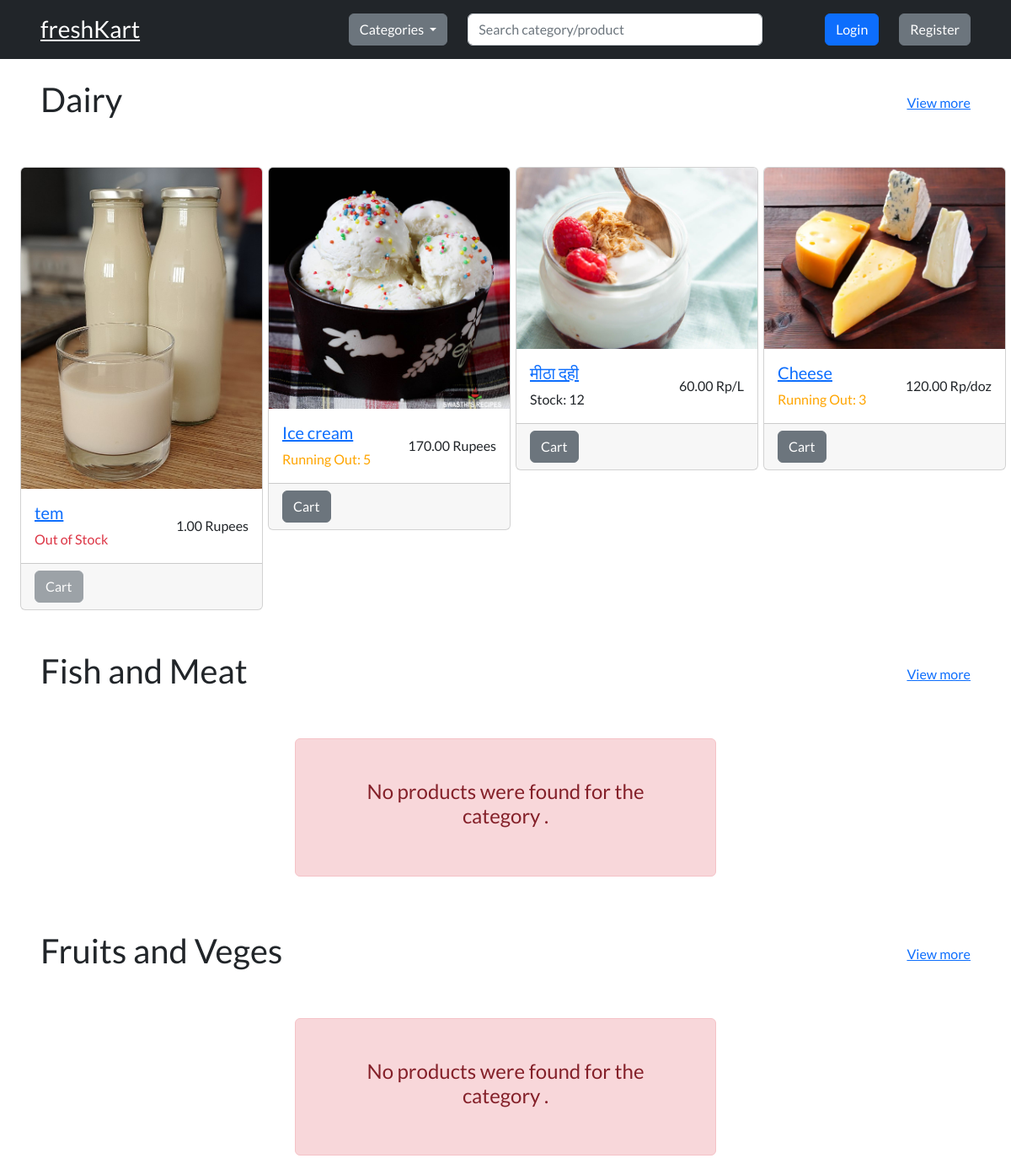
Before: / with the older database file.
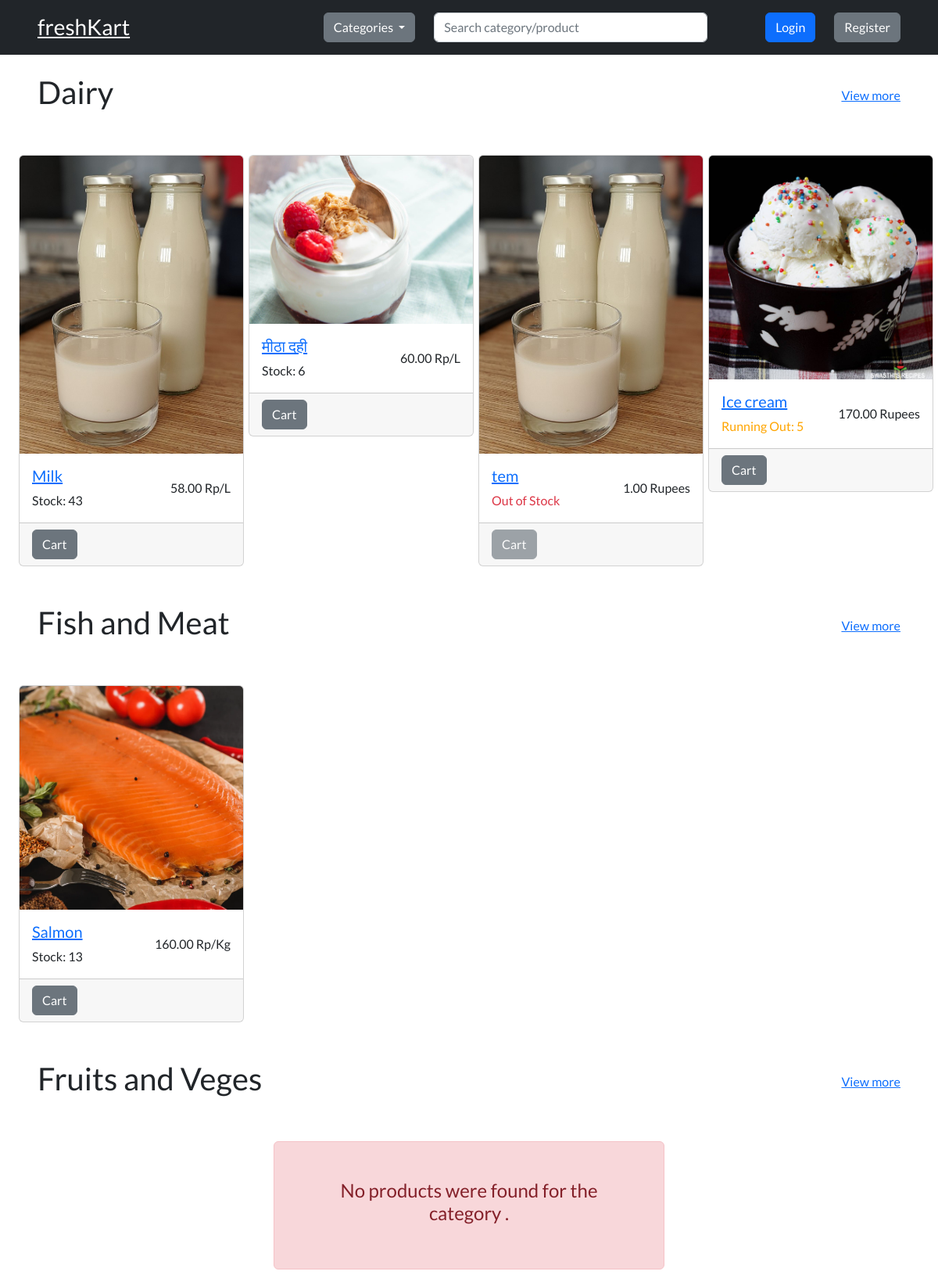
After: the same page with the newer database file.
### models/category.py (models this page shows, shortened)
class Category(db.Model):
    id = db.Column(db.Integer, primary_key=True)
    name = db.Column(db.String(200), nullable=False)
    created_at = db.Column(db.DateTime, default=datetime.utcnow())
    updated_at = db.Column(
        db.DateTime, default=datetime.utcnow(), onupdate=datetime.utcnow()
    )

### models/product.py (models this page shows, shortened)
class Product(db.Model):
    id = db.Column(db.Integer, primary_key=True)
    name = db.Column(db.String(200), nullable=False)
    description = db.Column(db.String(200), nullable=False)
    image = db.Column(db.String(200), nullable=False)
    manufacture_date = db.Column(db.DateTime, nullable=False)
    expiry_date = db.Column(db.DateTime, nullable=False)
    stock = db.Column(db.Integer, nullable=False)
    sold = db.Column(db.Integer, default=0)
    price = db.Column(db.Numeric(precision=10, scale=2), nullable=False)
    rate = db.Column(db.Enum(ProductRateTypes), default=ProductRateTypes.RUPEES)
    category = db.Column(db.Integer, db.ForeignKey("category.id"), nullable=False)
    status = db.Column(db.Enum(ProductStatus), default=ProductStatus.AVAILABLE)
    created_at = db.Column(db.DateTime, default=datetime.utcnow())
    updated_at = db.Column(
        db.DateTime, default=datetime.utcnow(), onupdate=datetime.utcnow()
    )

### app.py (the view)
@app.route("/")
def index():
    return home_get_controller()

### app.py (called while the page is built)
@app.context_processor
def inject_variable():
    user_is_logged_in = "id" in session
    user_is_admin = False
    categories_list = Category.query.order_by(Category.name.asc()).all()
    rates_list = [rate_type for rate_type in ProductRateTypes]
    if "role" in session and session["role"] == "ADMIN":
        user_is_admin = True
    return {
        "user_is_logged_in": user_is_logged_in,
        "user_is_admin": user_is_admin,
        "categories_list": categories_list,
        "session": session,
        "rates_list": rates_list,
    }

### controllers/home/get.py (called while the page is built)
def home_get_controller():
    categories = Category.query.order_by(Category.name.asc()).all()
    data = {}
    try:
        for category in categories:
            products = (
                Product.query.order_by(Product.updated_at.desc())
                .filter_by(category=category.id)
                .limit(4)
                .all()
            )
            data[category.name] = products
        return render_template("index.html", categories=data)
    except Exception as error:
        return render_template("/")

### templates/index.html (shortened to what this page needs)
{% extends "./layouts/base.html" %}
{% block body %}
<main class="d-flex gap-5 flex-column">
    {% for category in categories %}
    <div class="d-flex justify-content-between align-items-center px-5">
        <h1>{{category}}</h1>
        <a href="/category/{{category}}">View more</a>
    </div>
    {% if categories[category]|length > 0 %}
    <div class="row row-cols-4 g-4 px-4">
        {% for product in categories[category] %}
        <div class="col">
            {% include "components/product/show.html" %}
        </div>
        {% endfor %}
    </div>
    {% else %}
    <div class="container d-flex justify-content-center align-items-center">
        <div class="alert d-flex flex-column gap-3 alert-danger text-center p-5" role="alert" role="alert"
            style="max-width: 500px">
            <h4>No products were found for the category <strong>{{ category.name }}</strong>.</h4>
        </div>
    </div>
    {% endif %}
    {% endfor %}
</main>
{% endblock %}

### templates/layouts/base.html (shortened to what this page needs)
<!DOCTYPE html>
<html lang="en">
<head>
  <link rel="stylesheet" href="https://cdn.jsdelivr.net/npm/bootstrap@5.2.3/dist/css/bootstrap.min.css"
 />
  <link rel="stylesheet" href="{{url_for('static', filename='css/style.css')}}" />
</head>
<body class="d-flex flex-column gap-4">
  {% include "components/header.html" %}
  {% block body %}{% endblock %}
</body>
</html>

### templates/components/header.html (shortened to what this page needs)
<header class="d-flex container-fluid justify-content-between bg-dark px-5 py-2">
  <section class="d-flex align-items-center">
    <h3 class="text-white d-flex align-items-center mb-0">
      <a href="/" class="link-underline font-weight-bold link-underline-opacity-0 text-white">
        freshKart
      </a>
    </h3>
  </section>
  <nav class="d-flex gap-4 align-items-center">
    <section class="d-flex gap-4 align-items-center">
      <ul class="navbar-nav mr-auto dflex gap-3">
        <li class="nav-item">
          <div class="dropdown">
            <button class="btn btn-secondary dropdown-toggle" type="button" data-bs-toggle="dropdown"
              aria-expanded="false">
              Categories
            </button>
          </div>
        </li>
      </ul>
      {% include "components/search.html" %}
    </section>
    <section class="ml-auto d-flex align-items-center gap-4">
       {% if user_is_logged_in %}
      <form action="/auth/logout" method="post" class="d-flex align-items-center gap-4">
        <a href="/cart" class="btn btn-secondary">Cart</a><a href="/orders" class="btn btn-secondary">Orders</a>
        <button class="btn btn-primary">Logout</button>
      </form>
      {% else %}
      <a href="/auth/login" class="btn btn-primary">Login</a>
      <a href="/auth/register" class="btn btn-secondary">Register</a>
      {% endif %}
    </section>
  </nav>
</header>

### templates/components/search.html
<div class="navbar navbar-expand-lg navbar-dark">
    <form class="form-inline my-2 my-lg-0 d-flex align-items-center gap-4">
        <input class="form-control mr-sm-2" type="search" placeholder="Search category/product" aria-label="Search"
            style="width: 350px;">
        <button class="btn" type="submit"></button>
    </form>
</div>

### templates/components/product/show.html (shortened to what this page needs)
<div class="card mx-auto" style="width: 18rem;">
    <a href="/product/{{product.id}}">
        <img src="{{ product.image }}" class="card-img-top" alt="{{ product.name }}">
    </a>
    <div class="d-flex card-body justify-content-between align-items-center">
        <div class="d-flex flex-column justify-content-between">
            <h5 class="card-title">
                <a href="/product/{{product.id}}">
                    {{ product.name }}
                </a>
            </h5>
            {% if product.status.value == "SOLD_OUT" %}
            <p class="card-text text-danger">Out of Stock</p>
            {% elif product.status.value == "RUNNING_OUT" %} <p class="card-text" style="color: orange">Running Out: {{
                product.stock }}</p>
            {% else %}
            <p class="card-text">Stock: {{ product.stock }}</p>
            {% endif %}
        </div>
        <p class="card-text">{{ product.price }} {{ product.rate.value }}</p>
    </div>
    <div class="card-footer d-flex justify-content-between">
        {% if product.status.value == "SOLD_OUT" %}
        <button class="btn btn-secondary" disabled>Cart</button>
        {% else %}
        {% include "components/cart/create.html" %}
        {% endif %}
    </div>
</div>

### templates/components/cart/create.html (shortened to what this page needs)
<div data-bs-toggle="modal" data-bs-target="#cartModal{{product.id}}">
    <div data-bs-toggle="modal" data-bs-target="#cartModal{{product.id}}">
        <button class="btn btn-secondary">Cart</button>
    </div>
</div>

### static/css/style.css (style rules this page uses)
body { font-family: "Lato", sans-serif; overflow-x: hidden; }

Changed rows visible on the page:
changed Category "Dairy": loses Product (image (picture), name "Cheese", stock "3", price "120.00", rate.value "Rp/doz"); gains Product (image (picture), name "Milk", stock "43", price "58.00", rate.value "Rp/L")
changed Product "मीठा दही": stock "12" → "6"; moves up the list
shown differently, row unchanged: Category "Fish and Meat": no longer shows "No products were found for the category ."
added Product: image (picture), name "Salmon", stock "13", price "160.00", rate.value "Rp/Kg", shown under Category "Fish and Meat"
